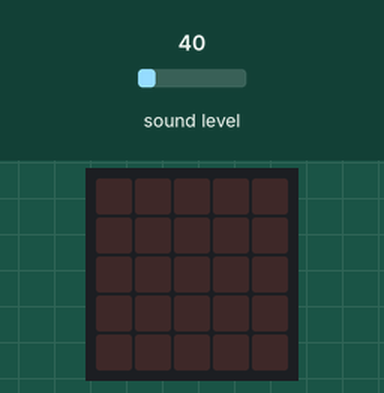
Simulated run of this program. Board: BBC micro:bit (MakeCode). Shown: the board's 5×5 LED display. The test bench sets the inputs (shaded band); at power-on: sound level 40.

Above: at 1.2 s.
1.3 s: sound level set to 128
At 1.7 s:
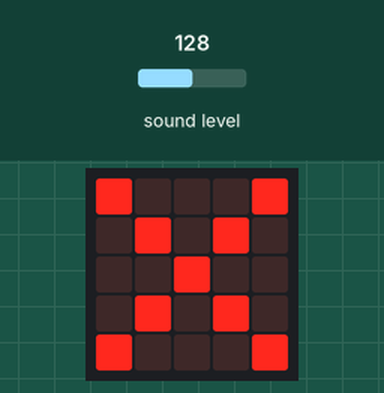
Timing chart, 0 to 4.3 s (numbered marks = the images above; inputs shaded):
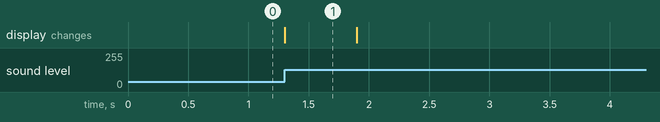

The program:

main.ts
```typescript
input.onGesture(Gesture.TiltRight, function () {
    music.changeTempoBy(-50)
})
input.onGesture(Gesture.TiltLeft, function () {
    music.changeTempoBy(50)
})
input.onSound(DetectedSound.Loud, function () {
    if (music.volume() == 0) {
        basic.showIcon(IconNames.Happy)
        music.setTempo(120)
        music.setVolume(100)
        music.startMelody(music.builtInMelody(Melodies.Nyan), MelodyOptions.Forever)
    } else {
        basic.showIcon(IconNames.No)
        basic.clearScreen()
        music.setVolume(0)
        music.stopAllSounds()
    }
})
basic.forever(function () {
    input.setSoundThreshold(SoundThreshold.Loud, 120)
})
```

test.ts
```typescript
// テストはここに来ます。このパッケージが拡張機能として使用されるときにはコンパイルされません。
```

Measured:
- after the input at 1.3 s, the display: changes at once (image 1)
- what the display in image 1 shows lasts 0.6 s, from 1.3 s to 1.9 s
